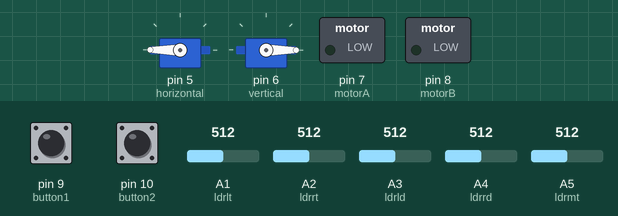
Recording of a sketch running on a simulated Arduino Uno, built with avr-gcc and run on an emulated ATmega328P. Parts: 2 × servo, switched loads named in the sketch (green lamp = pin HIGH). The test bench sets the inputs (shaded band); at power-on: A1 (ldrlt) = 512, A2 (ldrrt) = 512, A5 (ldrmt) = 512, pin 9 (button1) HIGH, pin 10 (button2) LOW, A3 (ldrld) = 512, A4 (ldrrd) = 512.

Above: at 3.7 s.
3.8 s: A1 (ldrlt) set to 685
5.3 s: A1 (ldrlt) set to 709
At 5.46 s:
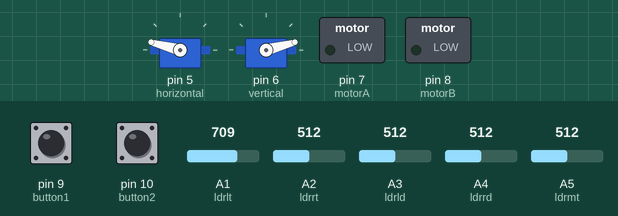
At 7.9 s:
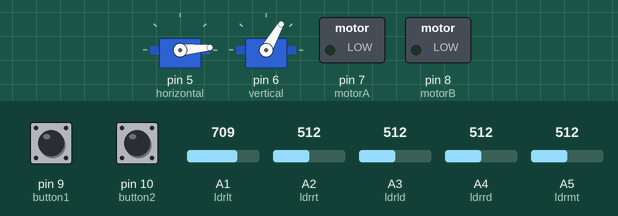
8.3 s: A2 (ldrrt) set to 149
9.8 s: A2 (ldrrt) set to 120
At 11.5 s:
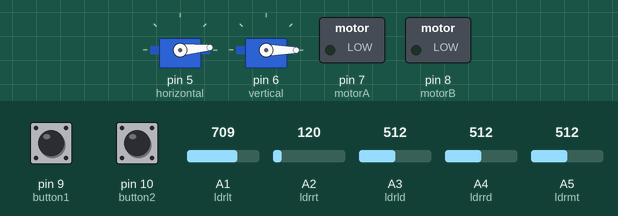
11.9 s: A5 (ldrmt) set to 34
13.4 s: A5 (ldrmt) set to 27
At 17.1 s:
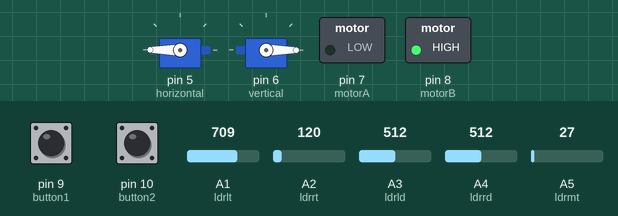
Timing chart, 0 to 17.4 s (numbered marks = the images above; inputs shaded):
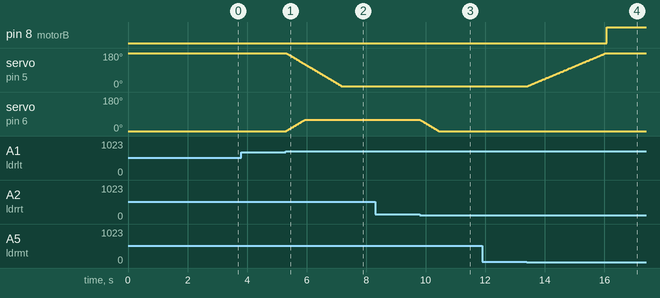

The sketch:

Solar_tracking_ino_code.ino
```cpp
#include <Servo.h>

Servo horizontal; // horizontal servo
int servoh = 180;
int servohLimitHigh = 175;
int servohLimitLow = 5;
// 65 degrees MAX

Servo vertical; // vertical servo
int servov = 0;
int servovLimitHigh = 60;
int servovLimitLow = 0;

// LDR pin connections
// name = analogpin;
int ldrlt = A1; //LDR top left - BOTTOM LEFT <--- BDG
int ldrrt = A2; //LDR top rigt - BOTTOM RIGHT
int ldrld = A3; //LDR down left - TOP LEFT
int ldrrd = A4; //ldr down rigt - TOP RIGHT
int ldrmt = A5;

const int button1 = 9;
const int button2 = 10;
const int motorA =  7;
const int motorB =  8;
int buttonStateA = 0;
int buttonStateB = 0;

  int pos = 0;
  int pos2 = 0;
  int oldvalue;
  int oldvalue2;


void setup(){

horizontal.attach(5);
vertical.attach(6);
horizontal.write(180);
vertical.write(0);
  pinMode(motorA, OUTPUT);
  pinMode(motorB, OUTPUT);
  pinMode(button1, INPUT);
  pinMode(button1, INPUT);
delay(2500);
}
void loop() {
  int ldrStatus = analogRead(ldrmt);
  if (ldrStatus >30) {
    buttonStateA = digitalRead(button1);
     if (buttonStateA == LOW) {

    digitalWrite(motorA, HIGH); //COUNTER clockwise
    digitalWrite(motorB, LOW);
  }else{digitalWrite(motorA, LOW);
    digitalWrite(motorB, LOW);
    }

int lt = analogRead(ldrlt); // top left
int rt = analogRead(ldrrt); // top right
int ld = analogRead(ldrld); // down left
int rd = analogRead(ldrrd); // down right
int dtime = 10; int tol = 90; // dtime=diffirence time, tol=toleransi
int avt = (lt + rt) / 2; // average value top
int avd = (ld + rd) / 2; // average value down
int avl = (lt + ld) / 2; // average value left
int avr = (rt + rd) / 2; // average value right
int dvert = avt - avd; // check the diffirence of up and down
int dhoriz = avl - avr;// check the diffirence og left and rigt

//if(lt>90){
//if(Switch_a==LOW){
 // digitalWrite(9==HIGH);
// digitalWrite(10==LOW);
 // delay(1000);
//}}

if (-1*tol > dvert || dvert > tol)
 {
 if (avt > avd)
 {
 servov = ++servov;
 if (servov > servovLimitHigh)
 {servov = servovLimitHigh;}
 }
 else if (avt < avd)
 {servov= --servov;
 if (servov < servovLimitLow)
 { servov = servovLimitLow;}
 }
 vertical.write(servov);
 }
if (-1*tol > dhoriz || dhoriz > tol) // check if the diffirence is in the tolerance else change horizontal angle
 {
 if (avl > avr)
 {
 servoh = --servoh;
 if (servoh < servohLimitLow)
 {
 servoh = servohLimitLow;
 }
 }
 else if (avl < avr)
 {
 servoh = ++servoh;
 if (servoh > servohLimitHigh)
 {
 servoh = servohLimitHigh;
 }
 }
 else if (avl = avr)
 {
 delay(10);
 }
 horizontal.write(servoh);
 }

 delay(dtime);


  }

else{
  oldvalue = horizontal.read();
  oldvalue2 = vertical.read();

 for (pos = oldvalue; pos <= 180; pos += 1) { // goes from 0 degrees to 180 degrees
    // in steps of 1 degree
    horizontal.write(pos);
    delay(15);
 }
    for (pos2 = oldvalue2; pos2 <= 0; pos2 += 1) { // goes from 0 degrees to 180 degrees
    // in steps of 1 degree

vertical.write(pos2);           // tell servo to go to position in variable 'pos'
    delay(15);}
    buttonStateB = digitalRead(button2);
    if (buttonStateB == LOW) {

    digitalWrite(motorA, LOW); //clockwise
    digitalWrite(motorB, HIGH);
  }else{digitalWrite(motorA, LOW);
    digitalWrite(motorB, LOW);
    }}}
```

Measured:
- the behaviour switches between 693 and 694 on A1 (ldrlt) (found by bisection; images 0 and 1)
- the behaviour switches between 135 and 134 on A2 (ldrrt) (found by bisection; images 2 and 3)
- the behaviour switches between 31 and 30 on A5 (ldrmt) (found by bisection; images 3 and 4)
- after the input at 3.8 s, every drawn part: stays the same
- after the input at 5.3 s, servo on pin 5 (horizontal): moves from 180° to 5° over 1.9 s, starting at once; servo on pin 6 (vertical): moves from 0° to 60° over 0.64 s, starting at once
- after the input at 8.3 s, every drawn part: stays the same
- after the input at 9.8 s, servo on pin 6 (vertical): moves from 60° to 0° over 0.63 s, starting at once
- after the input at 11.9 s, every drawn part: stays the same
- after the input at 13.4 s, pin 8 (motorB): LOW → HIGH after 2.7 s; servo on pin 5 (horizontal): moves from 5° to 180° over 2.6 s, starting at once
